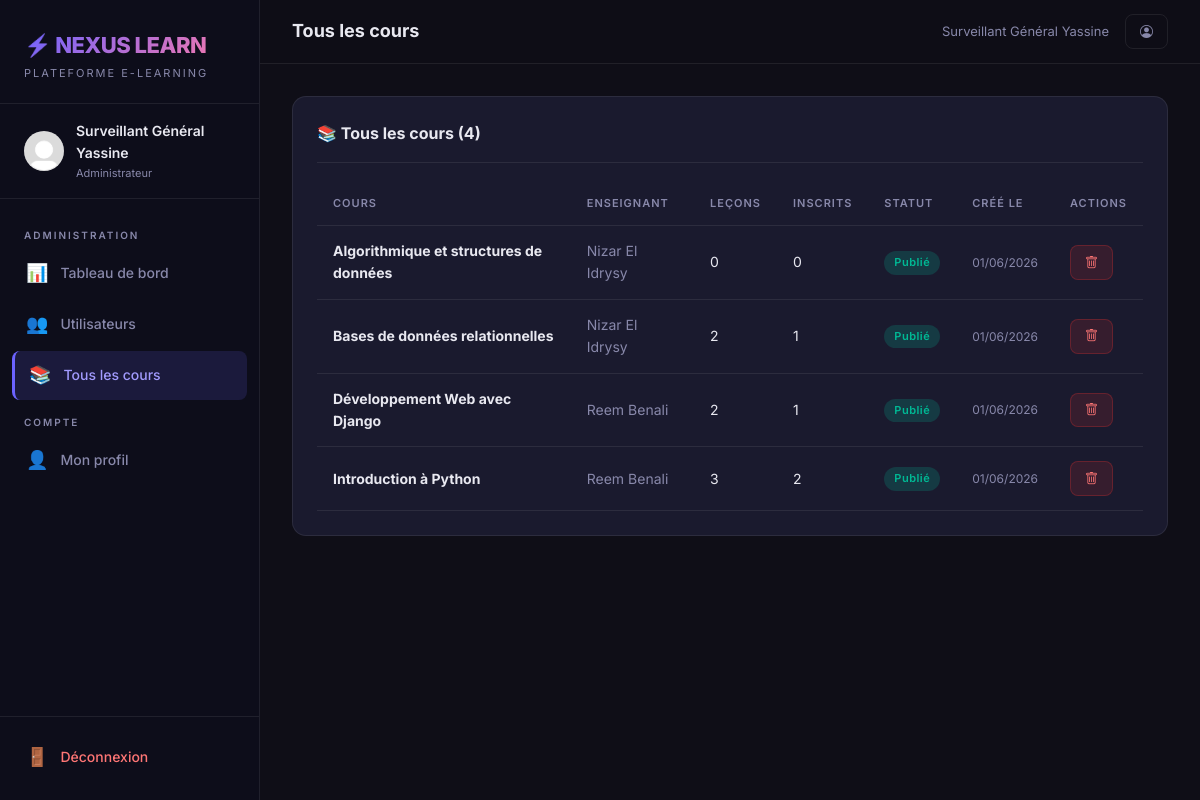
The page /administration/cours/ (signed in) on the database its author committed.
### plateforme/models.py (models this page shows, shortened)
class ProfilUtilisateur(models.Model):
    ROLE_CHOICES = [
        ('admin', 'Administrateur'),
        ('enseignant', 'Enseignant'),
        ('etudiant', 'Étudiant'),
    ]
    utilisateur = models.OneToOneField(User, on_delete=models.CASCADE, related_name='profil')
    role = models.CharField(max_length=20, choices=ROLE_CHOICES, default='etudiant')
    bio = models.TextField(blank=True, null=True, verbose_name='Biographie')
    photo = models.ImageField(upload_to='photos/', blank=True, null=True, verbose_name='Photo de profil')
    date_creation = models.DateTimeField(default=timezone.now)
    class Meta:
        verbose_name = 'Profil Utilisateur'
        verbose_name_plural = 'Profils Utilisateurs'

class Cours(models.Model):
    titre = models.CharField(max_length=200, verbose_name='Titre du cours')
    description = models.TextField(verbose_name='Description')
    enseignant = models.ForeignKey(
        User, on_delete=models.CASCADE, related_name='cours_enseignes',
        limit_choices_to={'profil__role': 'enseignant'}
    )
    image = models.ImageField(upload_to='cours/', blank=True, null=True, verbose_name='Image de couverture')
    date_creation = models.DateTimeField(default=timezone.now)
    est_publie = models.BooleanField(default=True, verbose_name='Publié')
    class Meta:
        verbose_name = 'Cours'
        verbose_name_plural = 'Cours'
        ordering = ['-date_creation']
    def nombre_inscrits(self):
        return self.inscriptions.count()
    def nombre_lecons(self):
        return self.lecons.count()

### plateforme/views.py (the view)
# urls.py: path('administration/cours/', views.vue_admin_cours, name='admin_cours'),
@role_requis('admin')
def vue_admin_cours(request):
    cours = Cours.objects.select_related('enseignant').order_by('-date_creation')
    return render(request, 'plateforme/admin_cours.html', {'cours': cours})

### plateforme/views.py (called while the page is built)
def role_requis(*roles):
    def decorator(view_func):
        @wraps(view_func)
        def _wrapped(request, *args, **kwargs):
            if not request.user.is_authenticated:
                return redirect('connexion')
            try:
                if request.user.profil.role not in roles:
                    messages.error(request, "Accès refusé : vous n'avez pas les droits nécessaires.")
                    return redirect('accueil')
            except ProfilUtilisateur.DoesNotExist:
                return redirect('connexion')
            return view_func(request, *args, **kwargs)
        return _wrapped
    return decorator

### templates/plateforme/admin_cours.html (shortened to what this page needs)
{% extends 'plateforme/base.html' %}
{% block page_title %}Tous les cours{% endblock %}
{% block contenu %}
<div class="nx-card">
  <div class="nx-card-header">
    <span class="nx-card-title">📚 Tous les cours ({{ cours|length }})</span>
  </div>
  <table class="nx-table">
    <thead>
      <tr>
        <th>Cours</th>
        <th>Enseignant</th>
        <th>Leçons</th>
        <th>Inscrits</th>
        <th>Statut</th>
        <th>Créé le</th>
        <th>Actions</th>
      </tr>
    </thead>
    <tbody>
      {% for c in cours %}
      <tr>
        <td><strong>{{ c.titre }}</strong></td>
        <td class="text-muted">{{ c.enseignant.get_full_name|default:c.enseignant.username }}</td>
        <td>{{ c.nombre_lecons }}</td>
        <td>{{ c.nombre_inscrits }}</td>
        <td>
          {% if c.est_publie %}
            <span class="nx-badge nx-badge-success">Publié</span>
          {% else %}
            <span class="nx-badge nx-badge-warning">Brouillon</span>
          {% endif %}
        </td>
        <td class="text-muted" style="font-size:12px;">{{ c.date_creation|date:"d/m/Y" }}</td>
        <td>
          <a href="{% url 'admin_supprimer_cours' c.pk %}" class="btn-nx btn-nx-danger btn-nx-sm">
            <i class="bi bi-trash"></i>
          </a>
        </td>
      </tr>
      {% empty %}
      <tr><td colspan="7" style="text-align:center; padding:32px; color:var(--text-muted);">Aucun cours trouvé.</td></tr>
      {% endfor %}
    </tbody>
  </table>
</div>
{% endblock %}

### templates/plateforme/base.html (shortened to what this page needs)
{% load static %}
<!DOCTYPE html>
<html lang="fr">
<head>
  <link href="https://cdn.jsdelivr.net/npm/bootstrap@5.3.2/dist/css/bootstrap.min.css" rel="stylesheet">
  <link rel="stylesheet" href="https://cdn.jsdelivr.net/npm/bootstrap-icons@1.11.3/font/bootstrap-icons.min.css">
  <link rel="stylesheet" href="{% static 'css/nexus.css' %}">
</head>
<body>
<div class="nx-wrapper">
  <aside class="nx-sidebar">
    <div class="nx-sidebar-header">
      <div class="nx-logo">⚡ NEXUS LEARN</div>
      <div class="nx-logo-sub">Plateforme E-Learning</div>
    </div>
    {% if user.is_authenticated %}
    <div class="nx-user-info">
      {% if user.profil.photo %}
        <img src="{{ user.profil.photo.url }}" class="nx-avatar" alt="Photo">
      {% else %}
        <div class="nx-avatar">{{ user.first_name|first|upper }}{{ user.last_name|first|upper }}</div>
      {% endif %}
      <div>
        <div class="nx-user-name">{{ user.get_full_name|default:user.username }}</div>
        <div class="nx-user-role">{{ user.profil.get_role_display }}</div>
      </div>
    </div>
    {% endif %}
    <nav class="nx-nav">
      {% if user.is_authenticated %}
        {% with role=user.profil.role %}
          {% if role == 'admin' %}
          <div class="nx-nav-section">Administration</div>
          <a href="{% url 'tableau_bord_admin' %}" class="nx-nav-link {% if request.resolver_match.url_name == 'tableau_bord_admin' %}active{% endif %}">
            <span class="icon">📊</span> Tableau de bord
          </a>
          <a href="{% url 'admin_utilisateurs' %}" class="nx-nav-link {% if 'utilisateur' in request.resolver_match.url_name %}active{% endif %}">
            <span class="icon">👥</span> Utilisateurs
          </a>
          <a href="{% url 'admin_cours' %}" class="nx-nav-link {% if request.resolver_match.url_name == 'admin_cours' %}active{% endif %}">
            <span class="icon">📚</span> Tous les cours
          </a>
          {% endif %}
          <div class="nx-nav-section">Compte</div>
          <a href="{% url 'profil' %}" class="nx-nav-link {% if request.resolver_match.url_name == 'profil' %}active{% endif %}">
            <span class="icon">👤</span> Mon profil
          </a>
        {% endwith %}
      {% endif %}
    </nav>
    <div class="nx-sidebar-footer">
      {% if user.is_authenticated %}
      <a href="{% url 'deconnexion' %}" class="nx-nav-link" style="color:#ff7675;">
        <span class="icon">🚪</span> Déconnexion
      </a>
      {% endif %}
    </div>
  </aside>
  <main class="nx-main">
    <div class="nx-topbar">
      <div class="nx-page-title">{% block page_title %}Nexus Learn{% endblock %}</div>
      <div class="d-flex align-center gap-3">
        {% if user.is_authenticated %}
          <span class="text-muted fs-sm">{{ user.get_full_name|default:user.username }}</span>
          <a href="{% url 'profil' %}" class="btn-nx btn-nx-ghost btn-nx-sm">
            <i class="bi bi-person-circle"></i>
          </a>
        {% endif %}
      </div>
    </div>
    <div class="nx-content nx-fade-in">
      {% block contenu %}{% endblock %}
    </div>
  </main>
</div>
</body>
</html>

### rows shown on the page
Cours: titre "Algorithmique et structures de données", enseignant.get_full_name "Nizar El Idrysy", nombre_lecons "0", nombre_inscrits "0", est_publie "Publié", date_creation "01/06/2026"
Cours: titre "Bases de données relationnelles", enseignant.get_full_name "Nizar El Idrysy", nombre_lecons "2", nombre_inscrits "1", est_publie "Publié", date_creation "01/06/2026"
Cours: titre "Développement Web avec Django", enseignant.get_full_name "Reem Benali", nombre_lecons "2", nombre_inscrits "1", est_publie "Publié", date_creation "01/06/2026"
Cours: titre "Introduction à Python", enseignant.get_full_name "Reem Benali", nombre_lecons "3", nombre_inscrits "2", est_publie "Publié", date_creation "01/06/2026"

### other values the page prints
{{ user.get_full_name|default:user.username }} "Surveillant Général Yassine"
{{ user.profil.get_role_display }} "Administrateur"
{{ cours|length }} "4"
